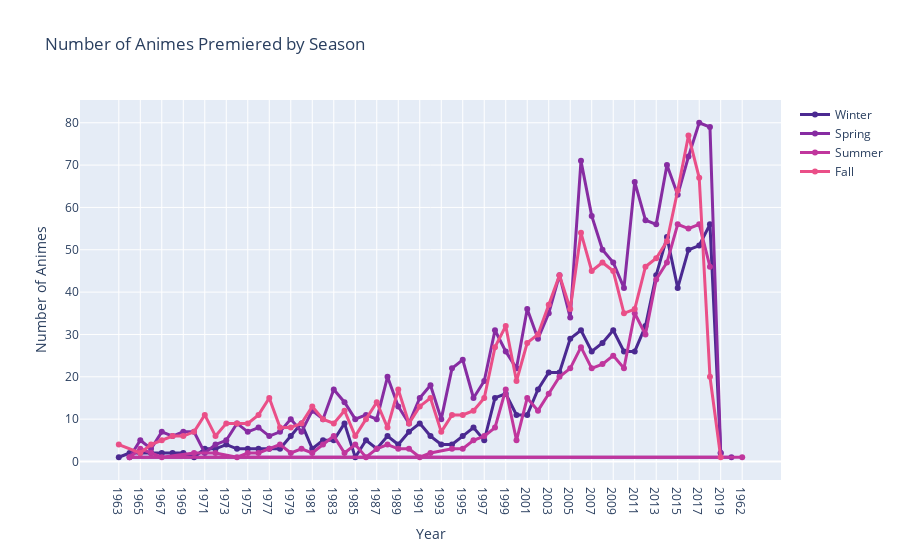

The notebook cell saved with this chart:
### Markdown cell above
### Time

### Code cell
df['Year'] = df['premiered'].str.extract('(\d{4})')
df['Season'] = df['premiered'].str.extract('(Winter|Spring|Summer|Fall)')

premieres = df.groupby(['Year', 'Season']).size().reset_index(name='Count')

fig = go.Figure()
seasons = ['Winter', 'Spring', 'Summer', 'Fall']
for season in seasons:
    season_data = premieres[premieres['Season'] == season]
    fig.add_trace(go.Scatter(
        x=season_data['Year'],
        y=season_data['Count'],
        mode='lines+markers',
        name=season,
        line=dict(
            color=px.colors.sequential.Agsunset[seasons.index(season)],
            width=3
        )
    ))

fig.update_layout(
    title='Number of Animes Premiered by Season',
    xaxis_title='Year',
    yaxis_title='Number of Animes',
    yaxis_tickformat=',d'
)

fig.show()

### Figure 1 — Plotly figure (JSON) as saved in the notebook; plotly's stock layout.template omitted (floating-point values rounded to 4 significant figures)
{"data": [{"line": {"color": "rgb(75, 41, 145)", "width": 3}, "mode": "lines+markers", "name": "Winter", "type": "scatter", "x": ["1963", "1964", "1965", "1966", "1967", "1968", "1969", "1970", "1971", "1972", "1973", "1974", "1975", "1976", "1977", "1978", "1979", "1980", "1981", "1982", "1983", "1984", "1985", "1986", "1987", "1988", "1989", "1990", "1991", "1992", "1993", "1994", "1995", "1996", "1997", "1998", "1999", "2000", "2001", "2002", "2003", "2004", "2005", "2006", "2007", "2008", "2009", "2010", "2011", "2012", "2013", "2014", "2015", "2016", "2017", "2018", "2019"], "y": [1, 2, 2, 2, 2, 2, 2, 1, 3, 3, 4, 3, 3, 3, 3, 3, 6, 9, 3, 5, 5, 9, 1, 5, 3, 6, 4, 7, 9, 6, 4, 4, 6, 8, 5, 15, 16, 11, 11, 17, 21, 21, 29, 31, 26, 28, 31, 26, 26, 32, 44, 53, 41, 50, 51, 56, 2]}, {"line": {"color": "rgb(135, 44, 162)", "width": 3}, "mode": "lines+markers", "name": "Spring", "type": "scatter", "x": ["1961", "1964", "1965", "1966", "1967", "1968", "1969", "1970", "1971", "1972", "1973", "1974", "1975", "1976", "1977", "1978", "1979", "1980", "1981", "1982", "1983", "1984", "1985", "1986", "1987", "1988", "1989", "1990", "1991", "1992", "1993", "1994", "1995", "1996", "1997", "1998", "1999", "2000", "2001", "2002", "2003", "2004", "2005", "2006", "2007", "2008", "2009", "2010", "2011", "2012", "2013", "2014", "2015", "2016", "2017", "2018", "2019"], "y": [1, 1, 5, 3, 7, 6, 7, 7, 2, 4, 5, 9, 7, 8, 6, 7, 10, 7, 12, 10, 17, 14, 10, 11, 10, 20, 13, 9, 15, 18, 10, 22, 24, 15, 19, 31, 26, 22, 36, 29, 35, 44, 34, 71, 58, 50, 47, 41, 66, 57, 56, 70, 63, 72, 80, 79, 2]}, {"line": {"color": "rgb(192, 54, 157)", "width": 3}, "mode": "lines+markers", "name": "Summer", "type": "scatter", "x": ["1962", "1964", "1965", "1966", "1967", "1970", "1972", "1974", "1975", "1976", "1977", "1978", "1979", "1980", "1981", "1982", "1983", "1984", "1985", "1986", "1987", "1988", "1989", "1990", "1991", "1992", "1994", "1995", "1996", "1997", "1998", "1999", "2000", "2001", "2002", "2003", "2004", "2005", "2006", "2007", "2008", "2009", "2010", "2011", "2012", "2013", "2014", "2015", "2016", "2017", "2018"], "y": [1, 1, 3, 2, 1, 2, 2, 1, 2, 2, 3, 4, 2, 3, 2, 4, 6, 2, 4, 1, 3, 4, 3, 3, 1, 2, 3, 3, 5, 6, 8, 17, 5, 15, 12, 16, 20, 22, 27, 22, 23, 25, 22, 35, 30, 43, 47, 56, 55, 56, 46]}, {"line": {"color": "rgb(234, 79, 136)", "width": 3}, "mode": "lines+markers", "name": "Fall", "type": "scatter", "x": ["1963", "1965", "1966", "1967", "1968", "1969", "1970", "1971", "1972", "1973", "1974", "1975", "1976", "1977", "1978", "1979", "1980", "1981", "1982", "1983", "1984", "1985", "1986", "1987", "1988", "1989", "1990", "1991", "1992", "1993", "1994", "1995", "1996", "1997", "1998", "1999", "2000", "2001", "2002", "2003", "2004", "2005", "2006", "2007", "2008", "2009", "2010", "2011", "2012", "2013", "2014", "2015", "2016", "2017", "2018", "2019"], "y": [4, 2, 4, 5, 6, 6, 7, 11, 6, 9, 9, 9, 11, 15, 8, 8, 9, 13, 10, 9, 12, 6, 10, 14, 8, 17, 9, 13, 15, 7, 11, 11, 12, 15, 27, 32, 19, 28, 30, 37, 44, 36, 54, 45, 47, 45, 35, 36, 46, 48, 52, 64, 77, 67, 20, 1]}], "layout": {"title": {"text": "Number of Animes Premiered by Season"}, "xaxis": {"title": {"text": "Year"}}, "yaxis": {"tickformat": ",d", "title": {"text": "Number of Animes"}}}}
